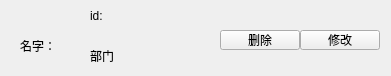
<?xml version="1.0" encoding="UTF-8"?>
<ui version="4.0">
 <class>PersonItem</class>
 <widget class="QWidget" name="PersonItem">
  <property name="geometry">
   <rect>
    <x>0</x>
    <y>0</y>
    <width>391</width>
    <height>76</height>
   </rect>
  </property>
  <property name="windowTitle">
   <string>Form</string>
  </property>
  <widget class="QLabel" name="label">
   <property name="geometry">
    <rect>
     <x>20</x>
     <y>40</y>
     <width>54</width>
     <height>12</height>
    </rect>
   </property>
   <property name="text">
    <string>名字：</string>
   </property>
  </widget>
  <widget class="QLabel" name="label_2">
   <property name="geometry">
    <rect>
     <x>90</x>
     <y>10</y>
     <width>54</width>
     <height>12</height>
    </rect>
   </property>
   <property name="text">
    <string>id:</string>
   </property>
  </widget>
  <widget class="QLabel" name="label_3">
   <property name="geometry">
    <rect>
     <x>90</x>
     <y>50</y>
     <width>54</width>
     <height>12</height>
    </rect>
   </property>
   <property name="text">
    <string>部门</string>
   </property>
  </widget>
  <widget class="QPushButton" name="pushButton">
   <property name="geometry">
    <rect>
     <x>220</x>
     <y>30</y>
     <width>80</width>
     <height>20</height>
    </rect>
   </property>
   <property name="text">
    <string>删除</string>
   </property>
  </widget>
  <widget class="QPushButton" name="pushButton_2">
   <property name="geometry">
    <rect>
     <x>300</x>
     <y>30</y>
     <width>80</width>
     <height>20</height>
    </rect>
   </property>
   <property name="text">
    <string>修改</string>
   </property>
  </widget>
 </widget>
 <resources/>
 <connections/>
</ui>
